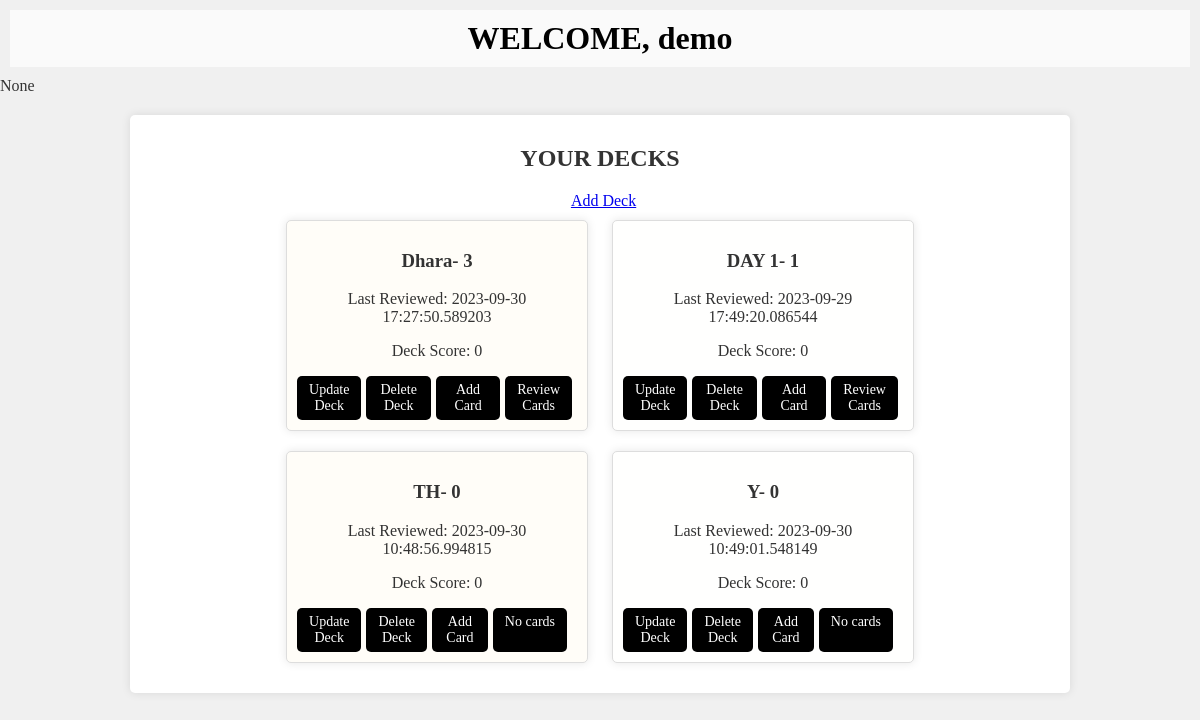
The page /user_dashboard/1 on the database as committed earlier.
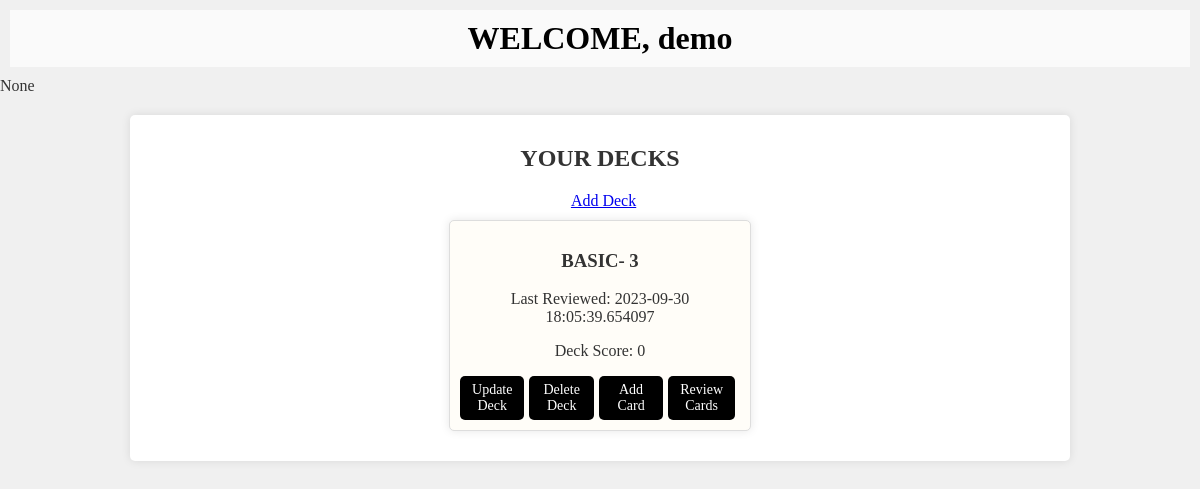
The same page on the database as committed later.
### app.py (models this page shows, shortened)
class User(db.Model):
        id = db.Column(db.Integer, primary_key = True, autoincrement=True)
        username = db.Column(db.String(200), nullable = False)
        email = db.Column(db.String(200), nullable = False)
        password = db.Column(db.String(8), nullable = False)
        user_decks = relationship('Deck')

class Deck(db.Model):
        id = db.Column(db.Integer, primary_key = True, autoincrement=True)
        name = db.Column(db.String(200), nullable = False)
        last_reviewed = db.Column(db.DateTime , default = datetime.now())
        deck_score = db.Column(db.Integer, nullable = False)
        cards = relationship('Card' , cascade="all, delete-orphan")
        user_id = db.Column(db.Integer, db.ForeignKey('user.id'), nullable=False)
        deck_user = relationship('User', overlaps="user_decks")

### app.py (the view)
@app.route('/user_dashboard/<int:user_id>',methods =['GET'])
def user_dashboard(user_id):
    msg = request.args.get('msg')
    user = User.query.get_or_404(user_id)
    print(user.user_decks)
    return render_template('user_dashboard.html', user = user, msg = msg)

### templates/user_dashboard.html (shortened to what this page needs)
<!DOCTYPE html>
<html lang="en">
<head>
</head>
<body>
    <header>
        <h1 style="background-color: rgba(255, 255, 255, 0.7); padding: 10px;">WELCOME, {{ user.username }}</h1>
    </header>
    {{msg}}
    <div class="container">
        <h2>YOUR DECKS</h2>
        <div style="text-align: center;">
            &nbsp <a href="/add_deck/{{ user.id }}"> Add Deck</a> <br>
            {% for deck in user.user_decks %}
        <div class="card">
            <h3>{{ deck.name }}- {{deck.cards | length}}</h3>
            <p>Last Reviewed: {{ deck.last_reviewed }}</p>
            <p>Deck Score: {{ deck.deck_score }}</p>
            <div class="card-buttons">
                <a href="/update_deck/{{ deck.id }}" class="btn">Update Deck</a>
                <a href="/delete_deck/{{ deck.id }}" class="btn">Delete Deck</a>
                <a href="/add_card/{{ deck.id }}" class="btn">Add Card</a>
                {% if deck.cards and deck.cards|map(attribute='card_score')|sum > 0 %}
                    <a href="/review_cards/{{ deck.id }}" class="btn">Review Cards</a>
                {% elif deck.cards|length==0 %}
                    <span class="btn">No cards</span>
                {% else %}
                    <a href="/reset_deck/{{ deck.id }}" class="btn">Reset Cards</a>
                {% endif %}
            </div>
        </div>
        {% endfor %}
    </div>
</body>
</html>

### templates/user_dashboard.html (style rules this page uses)
body, h1 { margin: 0; padding: 0; }
body { font-family: "Times New Roman", Times, serif; background-image: url('/static/background.png'); background-color: #f0f0f0; color: #333; }
header { background: url('/static/background.png') center center no-repeat; background-size: cover; color: #000; text-align: center; padding: 10px; }
.container { max-width: 900px; margin: 20px auto; background-color: #fff; padding: 20px; border-radius: 5px; box-shadow: 0px 0px 10px rgba(0, 0, 0, 0.1); }
.card { border: 1px solid #ddd; padding: 10px; margin: 10px; border-radius: 5px; display: inline-block; width: calc(33.33% - 20px); box-shadow: 0px 0px 10px rgba(0, 0, 0, 0.1); background-color: #fff; }
.card:nth-child(odd) { background-color: #FFFDF8; }
.card a { margin-right: 10px; text-decoration: none; }
.container h2 { text-align: center; margin-top: 0; padding-top: 10px; }
.btn { background-color: black; color: white; padding: 6px 12px; border: none; border-radius: 5px; text-decoration: none; margin-right: 10px; cursor: pointer; font-size: 14px; }
.card-buttons { display: flex; justify-content: space-between; margin-top: 10px; }
.card-buttons a.btn { flex: 1; margin-right: 5px; }

Rows that differ between the two databases and show on the page:
removed Deck: name "Dhara", cards|length "3", last_reviewed "2023-09-30 17:27:50.589203", deck_score "0"
removed Deck: name "DAY 1", cards|length "1", last_reviewed "2023-09-29 17:49:20.086544", deck_score "0"
removed Deck: name "TH", cards|length "0", last_reviewed "2023-09-30 10:48:56.994815", deck_score "0", shows "No cards"
removed Deck: name "Y", cards|length "0", last_reviewed "2023-09-30 10:49:01.548149", deck_score "0", shows "No cards"
added Deck: name "BASIC", cards|length "3", last_reviewed "2023-09-30 18:05:39.654097", deck_score "0"
